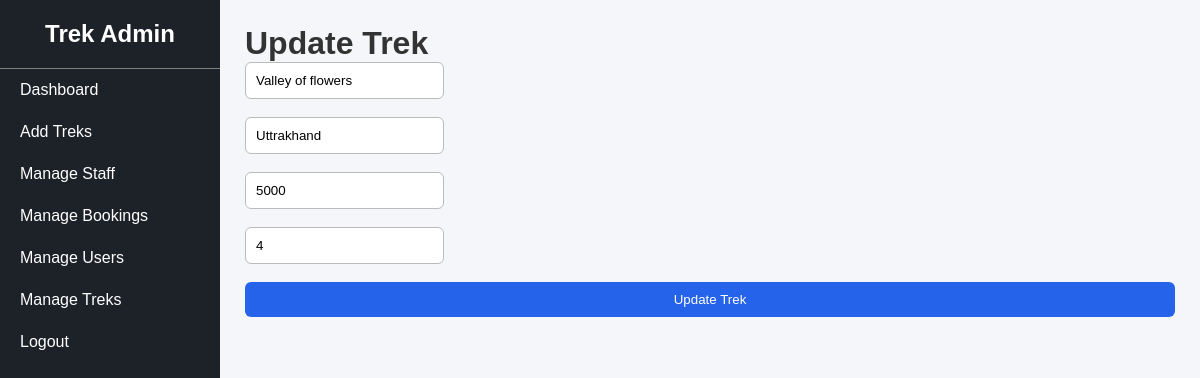
Page /update_trek/2 (signed in) on the committed database.
### tables this page shows
CREATE TABLE treks(
                 id INTEGER PRIMARY KEY AUTOINCREMENT,
                 name TEXT NOT NULL,
                 location TEXT NOT NULL,
                 price INTEGER NOT NULL,
                 slots INTEGER NOT NULL,
                 difficulty TEXT NOT NULL,
                 duration INTEGER NOT NULL,
                 status TEXT NOT NULL DEFAULT 'Open',
                 assigned_staffID INTEGER NOT NULL,
                 start_date DATE ,
                 end_date DATE ,
                 description TEXT ,
                 FOREIGN KEY (assigned_staffID) REFERENCES staff(id)
                 );

### app.py (the view, shortened to what this page needs)
@app.route("/update_trek/<int:trek_id>", methods=["GET", "POST"])
def update_trek(trek_id):
    if "user" not in session or session["user"] != "admin":
        return redirect("/login")
    conn = get_db_connnection()
    trek = conn.execute(
        "SELECT * FROM treks WHERE id = ?",
        (trek_id,)
    ).fetchone()
    conn.close()
    return render_template("update_trek.html", trek=trek)

### app.py (called while the page is built)
def get_db_connnection():
    conn = sqlite3.connect("database.db")
    conn.row_factory =sqlite3.Row
    return conn

### templates/update_trek.html
{% extends "admin_base.html" %}
{% block content %}
<h1>Update Trek</h1>
<form method="POST">
    <input type="text"
           name="name"
           value="{{ trek['name'] }}"
           placeholder="Trek Name">
    <br><br>
    <input type="text"
           name="location"
           value="{{ trek['location'] }}"
           placeholder="Location">
    <br><br>
    <input type="number"
           name="price"
           value="{{ trek['price'] }}"
           placeholder="Price">
    <br><br>
    <input type="number"
           name="slots"
           value="{{ trek['slots'] }}"
           placeholder="Slots">
    <br><br>
    <button type="submit" class="btn">
        Update Trek
    </button>
</form>
{% endblock %}

### static/css/style.css (style rules this page uses)
* { margin:0; padding:0; box-sizing:border-box; }
body { font-family:Arial, Helvetica, sans-serif; background:#f4f6f9; color:#333; }
.btn { background:#2563eb; color:white; border:none; padding:10px 16px; border-radius:6px; cursor:pointer; text-decoration:none; width: 100%; }
input, select, textarea { padding:10px; border:1px solid #bbb; border-radius:6px; }

### rows in the picture
treks: name "Valley of flowers", location "Uttrakhand", price "5000", slots "4"
